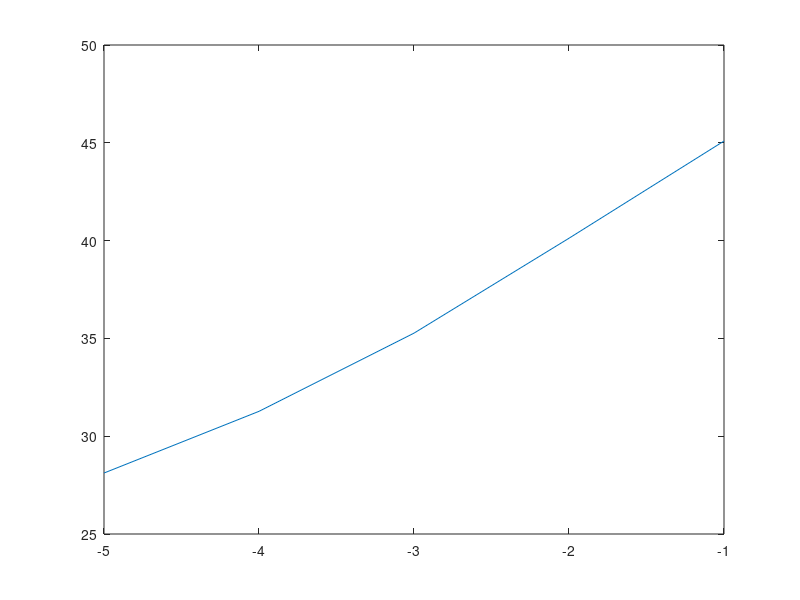

MATLAB code to generate this figure:
% EMTH 171, Lab 7
% Question 15
% Logan Lee

clear
clc
close all

cArray = [-5 : 1 : -1];
nStep = length(cArray);

% Inital Conditions
t0 = 0;
x0 = 4;

tf = 5; % final t value
n = 250; % number of steps

for nn = 1 : nStep
    xArray = x0;
    tArray = linspace(t0, tf, n+1);
    h = (tf - t0)/n;    
    C = cArray(nn);
    % function
    f = @(t, x) 1/x^3 + t^2 + tanh(2*t) + C;   
    

for ii = 1 : n
    xArray(ii+1) = (xArray(ii) + h.*f(tArray(ii), xArray(ii)));
end
    resultArray(nn) = xArray(end);
end

plot(cArray, resultArray);
